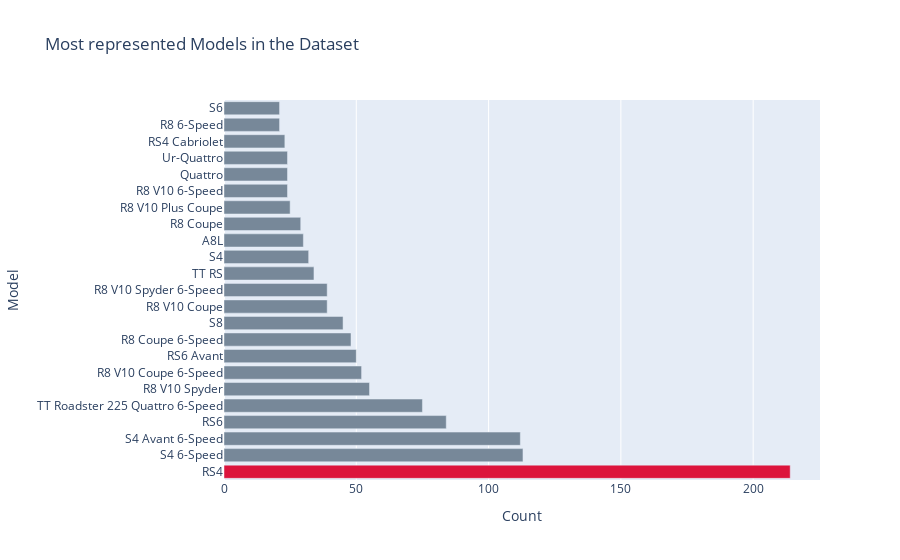

Notebook cell for this chart:
### Code cell
# Filter to models with more than min_observations
counts=df['model'].value_counts()
frequent_models = counts[counts >= min_observations].index

# Filter the data to frequent models
df = df[df['model'].isin(frequent_models)]
popular_labels=frequent_models

colors=['lightslategray',]*len(popular_labels)
colors[0]='crimson'

fig=go.Figure(data=[go.Bar(x=counts[:25],y=popular_labels,marker_color=colors,orientation='h')])
fig.update_layout(title_text='Most represented Models in the Dataset',xaxis_title="Count",yaxis_title="Model")

### Figure 1 — Plotly figure (JSON) as saved in the notebook; plotly's stock layout.template omitted (floating-point values rounded to 4 significant figures)
{"data": [{"marker": {"color": ["crimson", "lightslategray", "lightslategray", "lightslategray", "lightslategray", "lightslategray", "lightslategray", "lightslategray", "lightslategray", "lightslategray", "lightslategray", "lightslategray", "lightslategray", "lightslategray", "lightslategray", "lightslategray", "lightslategray", "lightslategray", "lightslategray", "lightslategray", "lightslategray", "lightslategray", "lightslategray"]}, "orientation": "h", "type": "bar", "x": [214, 113, 112, 84, 75, 55, 52, 50, 48, 45, 39, 39, 34, 32, 30, 29, 25, 24, 24, 24, 23, 21, 21, 19, 19], "y": ["RS4", "S4 6-Speed", "S4 Avant 6-Speed", "RS6", "TT Roadster 225 Quattro 6-Speed", "R8 V10 Spyder", "R8 V10 Coupe 6-Speed", "RS6 Avant", "R8 Coupe 6-Speed", "S8", "R8 V10 Coupe", "R8 V10 Spyder 6-Speed", "TT RS", "S4", "A8L", "R8 Coupe", "R8 V10 Plus Coupe", "R8 V10 6-Speed", "Quattro", "Ur-Quattro", "RS4 Cabriolet", "R8 6-Speed", "S6"]}], "layout": {"title": {"text": "Most represented Models in the Dataset"}, "xaxis": {"title": {"text": "Count"}}, "yaxis": {"title": {"text": "Model"}}}}
